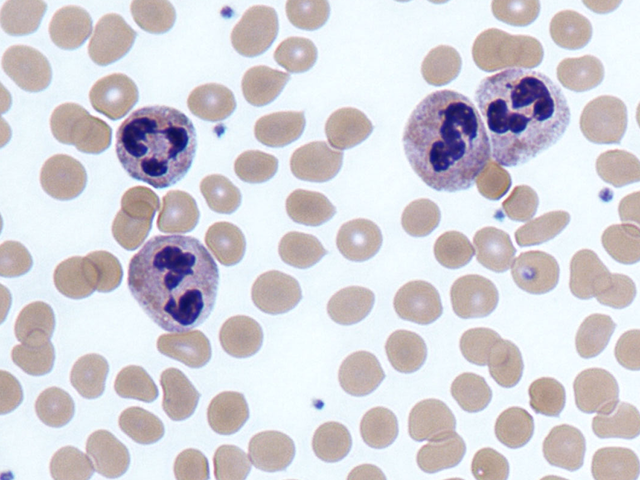
//> input picture 7-4./배포 파일/threshold/neutrophils.png, 640 x 480 px
$ ./main   (built with g++ and OpenCV 4)
//> lines starting //> are read from the running program, lines starting //| are printed output that depends on the picture; after the words box and inside, x2 and y2 are one past the last pixel; in counts of white or black regions, pixels touching at a corner belong together
#include <iostream>
#include "opencv2/opencv.hpp"

using namespace std;
using namespace cv;

int t_value = 128;
void on_trackbar_threshold(int, void*);
Mat src, dst;

int main(int argc, char* argv[])
{
	String filename = "neutrophils.png";

	if (argc > 1) {
		filename = argv[1];
	}

	src = imread(filename, IMREAD_GRAYSCALE);
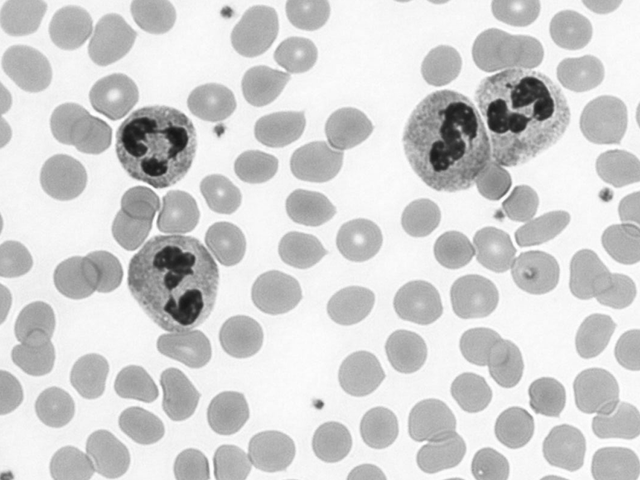
//> src: 480 rows x 640 cols, CV_8UC1; min 21, max 255, mean 209.5

	if (src.empty()) {
		cerr << "Image load failed!" << endl;
		return -1;
	}

	namedWindow("src");
	imshow("src", src);

	namedWindow("dst");
	createTrackbar("Threshold", "dst", &t_value, 255, on_trackbar_threshold);
	on_trackbar_threshold(0, 0); // Call the function to initialize

	waitKey();
}

void on_trackbar_threshold(int, void*)
{
	threshold(src, dst, t_value, 255, THRESH_BINARY);
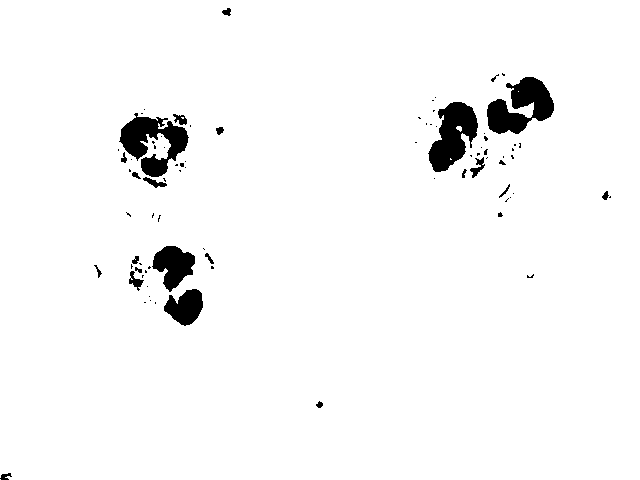
//> dst: 480 rows x 640 cols, CV_8UC1; 96.8% white; 83 black regions (59 under 20 px), largest, box (x1, y1, x2, y2) and area: (487, 77, 554, 134) 2216, (119, 113, 189, 177) 2197, (428, 102, 478, 172) 2073
	imshow("dst", dst);
}
